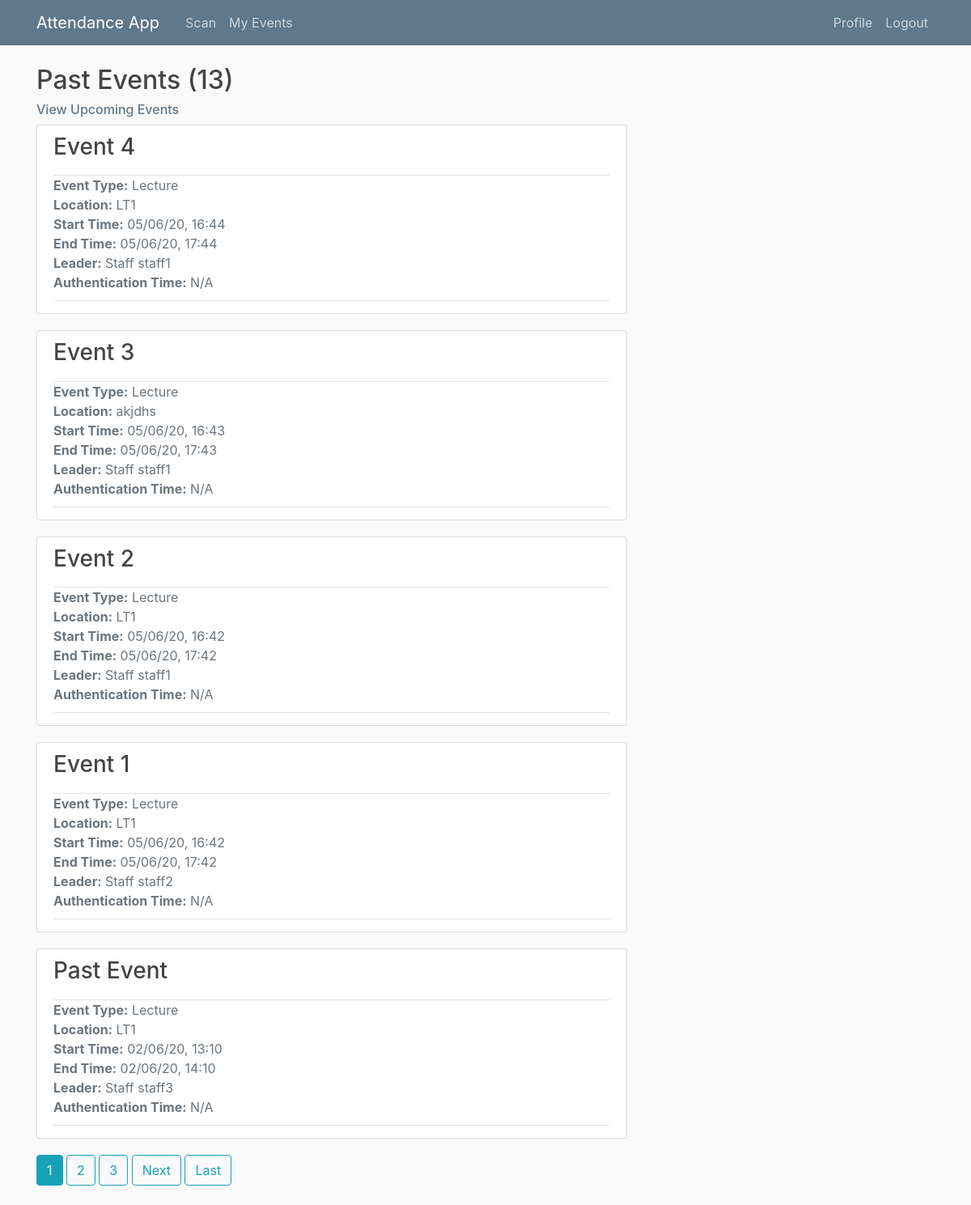
The app's page /events/past/ (signed in) with its own data.
### main/models.py (models this page shows, shortened)
class Event(models.Model):
    EVENT_TYPES = (
        ('LE', 'Lecture'),
        ('EX', 'Examination'),
        ('TU', 'Tutorial'),
        ('SG', 'Study Group')
    )
    title = models.CharField(max_length = 100)
    event_type = models.CharField(max_length=2, choices=EVENT_TYPES) # Lecture, tutorial, exam or study group
    start_time = models.DateTimeField(default = timezone.now)
    end_time = models.DateTimeField(default = one_hour_ahead)
    location = models.CharField(max_length = 100, null = True)
    leader = models.ForeignKey(Staff, on_delete=models.CASCADE, related_name = 'staff_leader') # Leader must be a staff member
    attendees = models.ManyToManyField(Student, related_name='student_attendees')
    auth_uuid = models.UUIDField(default=uuid.uuid4, editable = False) # Generates authentication hash
    register_taken = models.BooleanField(default = False)
    def happening_now(self):
        if timezone.now() >= self.start_time and timezone.now() < self.end_time:
            return True
        else:
            return False

### users/models.py (models this page shows)
class Staff(models.Model):
    user = models.OneToOneField(User,  on_delete=models.CASCADE) # Each Staff object maps to one account and vice versa
    def __str__(self):
        return f'Staff {self.user.username}'
    class Meta:
        verbose_name_plural = 'Staff' # otherwise default in admin page would be 'Staffs'

### main/views.py (the view)
# urls.py: path('events/past/', PastEventListView.as_view(), name='my-past-events'),
class PastEventListView(LoginRequiredMixin, ListView):
    model = Event
    template_name = 'main/past_events.html' # Override the template to search for, default = <app>/<model>_<viewtype>.html (main/event_list.html)
    context_object_name = 'events' # Specify what variable name the objects in the list should be called, so they are looped as they were when using the function based view in the template
    paginate_by = 5 # number of events to display per page
    def get_queryset(self):
        user = self.request.user
        if user.groups.filter(name='Students').exists():
            return Event.objects.filter(attendees=user.student, end_time__lte=timezone.now()).order_by('-start_time') # Past events have end time < current time. Display in reverse chronological order
        elif user.groups.filter(name='Staff').exists():
            return Event.objects.filter(leader=user.staff,end_time__lte=timezone.now()).order_by('-start_time')
        elif user.groups.filter(name='Admin').exists(): # Admin users can view all events
            return Event.objects.filter(end_time__lte=timezone.now()).order_by('-start_time')

### main/templatetags/event_extras.py (called while the page is built)
@register.filter(name='attendance_authenticated')
def attendance_authenticated(event, user):
    from main.models import Attendance
    return Attendance.objects.filter(event=event, student=user.student).exists()

### users/templatetags/user_extras.py (called while the page is built)
@register.filter(name='has_group')
def has_group(user, group_name):
    return user.groups.filter(name=group_name).exists()

### main/templates/main/past_events.html
{% extends 'main/events.html' %}
{% block upcoming_or_past %}
    <h2>Past Events ({{ page_obj.paginator.count }})</h2>
    <h6><a class="subtitle" href="{% url 'my-events' %}">View Upcoming Events</a></h6>
{% endblock upcoming_or_past %}

### main/templates/main/events.html (shortened to what this page needs)
{% extends 'main/base.html' %}
{% load user_extras %}
{% load event_extras %}
{% block content %}
    {% block upcoming_or_past %}{% endblock upcoming_or_past %}
    {% for event in events %}
        <article class="media content-section">
            <div class="media-body">
                <div class="article-header">
                    <h3><a class="article-title" href="{% url 'event-detail' event.id %}">{{ event.title }}</a></h3>
                </div>
                <div class="article-metadata">
                    <ul class="list-unstyled">
                        <li class="text-secondary"><b>Event Type:</b> {{ event.get_event_type_display }}</li>
                        <li class="text-muted"><b>Location:</b> {{ event.location }}</li>
                        <li class="text-muted"><b>Start Time:</b> {{ event.start_time|date:"d/m/y, H:i" }}</li>
                        <li class="text-muted"><b>End Time:</b> {{ event.end_time|date:"d/m/y, H:i" }}</li>
                        <li class="text-muted"><b>Leader:</b> {{ event.leader }}</li>
                        {% block auth_info %}
                        {% if user|has_group:"Students" %}
                        <li class="text-muted">
                            <b>Authentication Time:</b>
                            {% if event|attendance_authenticated:user %}
                                {{ event|auth_time:user|date:"d/m/y, H:i" }}
                            {% else %}
                                N/A
                            {% endif %}
                        </li>
                    {% endif %}
                        {% endblock auth_info %}
                    </ul>
                </div>
            </div>
        </article>
    {% endfor %}
    {% if is_paginated %}
        {% for num in page_obj.paginator.page_range %}
            {% if page_obj.number == num %}
                <a class="btn btn-info mb-4" href="?page={{ num }}">{{ num }}</a>
            {% elif num > page_obj.number|add:'-3' and num < page_obj.number|add:'3' %}
                <a class="btn btn-outline-info mb-4" href="?page={{ num }}">{{ num }}</a>
            {% endif %}
        {% endfor %}
        {% if page_obj.has_next %}
            <a class="btn btn-outline-info mb-4" href="?page={{ page_obj.next_page_number }}">Next</a>
            <a class="btn btn-outline-info mb-4" href="?page={{ page_obj.paginator.num_pages }}">Last</a>
        {% endif %}
    {% endif %}
{% endblock content %}

### main/static/main/main.css (style rules this page uses)
body { background: #fafafa; color: #333333; margin-top: 5rem; }
h1, h2, h3, h4, h5, h6 { color: #444444; }
h2 { font-size: 2rem; }
ul { margin: 0; color: #444444; }
.subtitle { color: #5f788a; }
.content-section { background: #ffffff; padding: 10px 20px; border: 1px solid #dddddd; border-radius: 3px; margin-bottom: 20px; }
.article-header { padding-bottom: 10px; border-bottom: 1px solid #e3e3e3; }
.article-header .article-title { color: #444444; }
.article-metadata { padding-bottom: 10px; margin-bottom: 5px; border-bottom: 1px solid #e3e3e3 }

### records on screen
Event: title "Event 4", event_type "Lecture", location "LT1", start_time "05/06/20, 16:44", end_time "05/06/20, 17:44", leader "Staff staff1", shows "N/A"
Event: title "Event 3", event_type "Lecture", location "akjdhs", start_time "05/06/20, 16:43", end_time "05/06/20, 17:43", leader "Staff staff1", shows "N/A"
Event: title "Event 2", event_type "Lecture", location "LT1", start_time "05/06/20, 16:42", end_time "05/06/20, 17:42", leader "Staff staff1", shows "N/A"
Event: title "Event 1", event_type "Lecture", location "LT1", start_time "05/06/20, 16:42", end_time "05/06/20, 17:42", leader "Staff staff2", shows "N/A"
Event: title "Past Event", event_type "Lecture", location "LT1", start_time "02/06/20, 13:10", end_time "02/06/20, 14:10", leader "Staff staff3", shows "N/A"

### other values on screen
{{ page_obj.paginator.count }} "13"
{{ num }} "1"
{{ num }} "2" "3"
